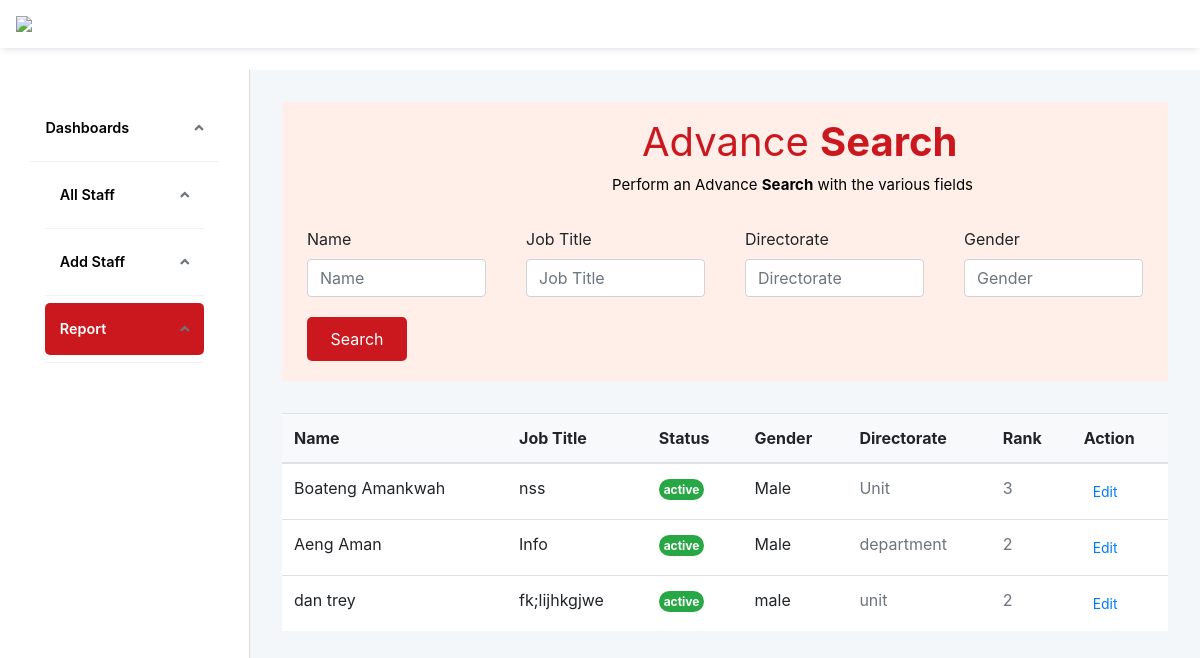
The page /as (signed in) on the database its author committed.
### sever.py (models this page shows, shortened)
class Staff(db.Model, UserMixin):
    id = db.Column(db.Integer, primary_key=True)
    surname = db.Column(db.String())
    firstname = db.Column(db.String())
    maiden_name = db.Column(db.String())
    official_email = db.Column(db.String())
    personal_email = db.Column(db.String())
    password = db.Column(db.String())
    position = db.Column(db.String())
    member_staff = db.Column(db.String())
    department_directorate_unit = db.Column(db.String())
    number = db.Column(db.String())
    gender = db.Column(db.String())
    rank = db.Column(db.String())
    grade = db.Column(db.String())
    job_title = db.Column(db.String())
    employment_status = db.Column(db.String())
    date_of_appointment = db.Column(db.Date)
    end_of_contract = db.Column(db.Date)
    ghana_card = db.Column(db.String(100))
    snit_number = db.Column(db.String(100))
    tin_number = db.Column(db.String(100))
    immigration_status = db.Column(db.String(100))
    immigration_number = db.Column(db.String(100))
    value_permit = db.Column(db.String(100))
    address = db.Column(db.String(200))
    bank_number = db.Column(db.String(100))
    admin_full_name = db.Column(db.String(255))
    admin_email = db.Column(db.String(255))
    admin_password = db.Column(db.String(255))
    bank_name = db.Column(db.String(100))
    bank_branch = db.Column(db.String(100))
    next_of_kin = db.Column(db.String(100))
    relationship = db.Column(db.String(100))
    address_kin = db.Column(db.String(100))
    gender_kin = db.Column(db.String(100))
    name_beneficiaries = db.Column(db.String(100))
    address_beneficiaries = db.Column(db.String(100))
    other_beneficiaries = db.Column(db.String(100))
    gender_beneficiaries = db.Column(db.String(100))
    date_created = db.Column(db.DateTime, default=db.func.current_timestamp())

### sever.py (the view, shortened to what this page needs)
@app.route('/as', methods=['POST','GET'])
@login_required
def processor1():
    search_name = request.args.get('search_name', '').strip()
    member_staff = request.args.get('member_staff', '').strip()
    department_directorate_unit = request.args.get('department_directorate_unit', '').strip()
    number = request.args.get('number', '').strip()
    gender = request.args.get('gender', '').strip()
    rank = request.args.get('rank', '').strip()
    grade = request.args.get('grade', '').strip()
    job_title = request.args.get('job_title', '').strip()
    employment_status = request.args.get('employment_status', '').strip()
    date_of_appointment = request.args.get('date_of_appointment', '').strip()
    end_of_contract = request.args.get('end_of_contract', '').strip()
    staff_members = Staff.query.all()
    if search_name:
        query = Staff.query.filter(or_(
            Staff.firstname.ilike(f'%{search_name}%'),
            Staff.surname.ilike(f'%{search_name}%')
        ))
        staff_members = query.all()
    if member_staff:
        staff_members = [staff for staff in staff_members if staff.member_staff == member_staff]
    if department_directorate_unit:
        staff_members = [staff for staff in staff_members if staff.department_directorate_unit == department_directorate_unit]
    if number:
        staff_members = [staff for staff in staff_members if staff.number == number]
    if gender:
        staff_members = [staff for staff in staff_members if staff.gender == gender]
    if rank:
        staff_members = [staff for staff in staff_members if staff.rank == rank]
    if grade:
        staff_members = [staff for staff in staff_members if staff.grade == grade]
    if job_title:
        staff_members = [staff for staff in staff_members if staff.job_title == job_title]
    if employment_status:
        staff_members = [staff for staff in staff_members if staff.employment_status == employment_status]
    if date_of_appointment:
        date_of_appointment = datetime.strptime(date_of_appointment, '%Y-%m-%d').date()
        staff_members = [staff for staff in staff_members if staff.date_of_appointment == date_of_appointment]
    if end_of_contract:
        end_of_contract = datetime.strptime(end_of_contract, '%Y-%m-%d').date()
        staff_members = [staff for staff in staff_members if staff.end_of_contract == end_of_contract]
    return render_template('as.html', staff_members=staff_members,user=current_user)

### sever.py (called while the page is built)
@login_manager.user_loader
def load_user(user_id):
    return Staff.query.get(int(user_id))

### templates/as.html (shortened to what this page needs)
{% extends 'base.html' %}
{% block body %}
<aside class="admin__aside">
    <div class="tabContainer">
        <a href="/newdash"> <div class="tabButton" style="background-color:#fff; padding:15px; border-radius:5px; color:#000;"><span >Dashboards</span><i class="caret fas fa-angle-up"></i></div></a>
        <div class="tabButtonBorder"></div>
    <div class="tabContainer">
        <a href="/dashboard"> <div class="tabButton" style="background-color:#fff; padding:15px; border-radius:5px; color:#000;"><span>All Staff</span><i class="caret fas fa-angle-up"></i></div></a>
        <div class="tabButtonBorder"></div>
    </div>
    <div class="tabContainer">
        <a href="/addnew"><div class="tabButton" style="background-color:#fff; padding:15px; border-radius:5px; color:#000;"><span>Add Staff</span><i class="caret fas fa-angle-up"></i></div></a>
        <div class="tabButtonBorder"></div>
    </div>
    <div class="tabContainer">
        <a href="/report">   <div class="tabButton" style="background-color:#ca181e; padding:15px; border-radius:5px; color:#fff;"><span>Report</span><i class="caret fas fa-angle-up"></i></div></a>
        <div class="tabButtonBorder"></div>
    </div>
</aside>
<main class="admin__main">
    <div class="" style="padding:10px; background-color:var(--light-orange);">
        <span class="upgradeAccount__text__header" style="font-size:40px; text-align:center; margin-left:350px;">Advance <span><b> Search</b></span></span><br>
        <span class="upgradeAccount__text__header" style="font-size:15px; color:#000; margin-left:320px; text-align:center; ;">Perform an Advance <span><b> Search</b></span> with the various fields</span>
     <form method="GET" action="/as">
      <div class="row" style="padding:10px;">
        <div class="col-lg-3" style="padding:20px;">
            <label for="">Name</label>
            <input type="text" name="search_name"  class="form-control" placeholder="Name" >
        </div>
        <div class="col-lg-3" style="padding:20px;">
            <label for="">Job Title</label>
            <input type="text" name="job_title" class="form-control" placeholder="Job Title" >
        </div>
        <div class="col-lg-3" style="padding:20px;">
            <label for="">Directorate</label>
            <input type="text" name="department_directorate_unit" class="form-control" placeholder="Directorate" >
        </div>
        <div class="col-lg-3" style="padding:20px;">
            <label for="">Gender</label>
            <input type="text" name="gender" class="form-control" placeholder="Gender" >
        </div>
        <button type="submit" style="text-decoration:none;padding:10px; margin-left:20px; border-radius:5px; color:#fff; background-color:#ca181e; border:none; width:100px;">Search</button>
    </div>
  </form>
    </div>
    <table class="table align-middle mb-0 bg-white">
        <thead class="bg-light">
          <tr>
            <th>Name</th>
            <th>Job Title</th>
            {% if True %}
            <th>Status</th>
            {% endif %}
            <th>Gender</th>
            <th>Directorate</th>
            <th>Rank</th>
            <th>Action</th>
          </tr>
        </thead>
        <tbody>
          {% for staff_member in staff_members %}
          <tr>
            <td>
              <div class="d-flex align-items-center">
                <div class="ms-3">
                  <p class="fw-bold mb-1">{{ staff_member.firstname }} {{ staff_member.surname }} </p>
                </div>
              </div>
            </td>
            <td>
              <p class="fw-normal mb-1">{{ staff_member.job_title }}</p>
            </td>
            {% if True %}
            <td>
              <span class="badge badge-success rounded-pill d-inline">{{ staff_member.employment_status }}</span>
            </td>
            {% endif %}
            <td>{{ staff_member.gender }} </td>
            <td>
              <span class="text-muted mb-0">{{ staff_member.department_directorate_unit }}</span>
            </td>
            <td>
              <span class="text-muted mb-0">{{ staff_member.rank }}</span>
            </td>
            <td>
              <a href="{{ url_for('edit_staff', staff_id=staff_member.id) }}"><button type="button" class="btn btn-link btn-sm btn-rounded">
                Edit
              </button></a>
            </td>
          </tr>
          {% endfor %}
        </tbody>
      </table>
</main>
    {%endblock body%}

### static/maths.css (style rules this page uses)
:root { --admin-header-height: 70px; --admin-footer-height: 70px; --admin-nav-width: 250px; --spacing: 2em; --spacing-xs: 1em; --spacing-xxs: .5em; --spacing-xxxs: .3em; --spacing-xxxxs: .1em; --dashboard-column-count: 2; --primary: #ca181e;; --primary-light: #e2e4f8; --gray: #9c9eb2; --gray-lighter: #9c9eb266; --gray-lightest: #f1f1f8; --text: #cc3d1e; --light-orange: #ffefe8; --star: #ffaf17; }
*, *::before, *::after { box-sizing: border-box; }
body { overflow-x: hidden; margin: 0; font-family: 'Open Sans', Helvetica, sans-serif; color: var(--text); }
input { font-family: 'Open Sans', Helvetica, sans-serif; }
a { text-decoration: none; color: var(--gray); }
.admin__aside { grid-area: nav; background-color: #fff; border-right: 1px solid var(--gray-lighter); }
.admin__main { grid-area:main; padding: var(--spacing); background-color: #f4f7fa; }
.admin__aside { display: grid; grid-template-rows: min-content min-content min-content min-content; gap: var(--spacing); padding: var(--spacing) var(--spacing-xs); }
.admin__aside .tabContainer { padding: 0 var(--spacing-xs); display: grid; gap: var(--spacing-xxs); font-size: .9rem; }
.admin__aside .tabButton { background: none; cursor: pointer; border: none; outline: none; width: 100%; user-select: none; font-weight: 600; display: flex; justify-content: space-between; align-items: center; padding-bottom: var(--spacing-xxs); }
.admin__aside .tabButtonBorder { content: ''; border-bottom: .1em solid var(--gray-lightest); width: 100%; }
.admin__aside .tabButton .caret { color: var(--gray); font-size: .9rem; margin-left: 1em; }
.admin__main { display: grid; grid-template-rows: min-content min-content 1fr; gap: var(--spacing); padding: var(--spacing); }
.upgradeAccount__text__header { grid-area: header; color: #ca181e;; font-size: 1.5rem; padding-top: var(--spacing-xs); }

### rows shown on the page
Staff: firstname "Boateng", surname "Amankwah", job_title "nss", employment_status "active", gender "Male", department_directorate_unit "Unit", rank "3"
Staff: firstname "Aeng", surname "Aman", job_title "Info", employment_status "active", gender "Male", department_directorate_unit "department", rank "2"
Staff: firstname "dan", surname "trey", job_title "fk;lijhkgjwe", employment_status "active", gender "male", department_directorate_unit "unit", rank "2"
